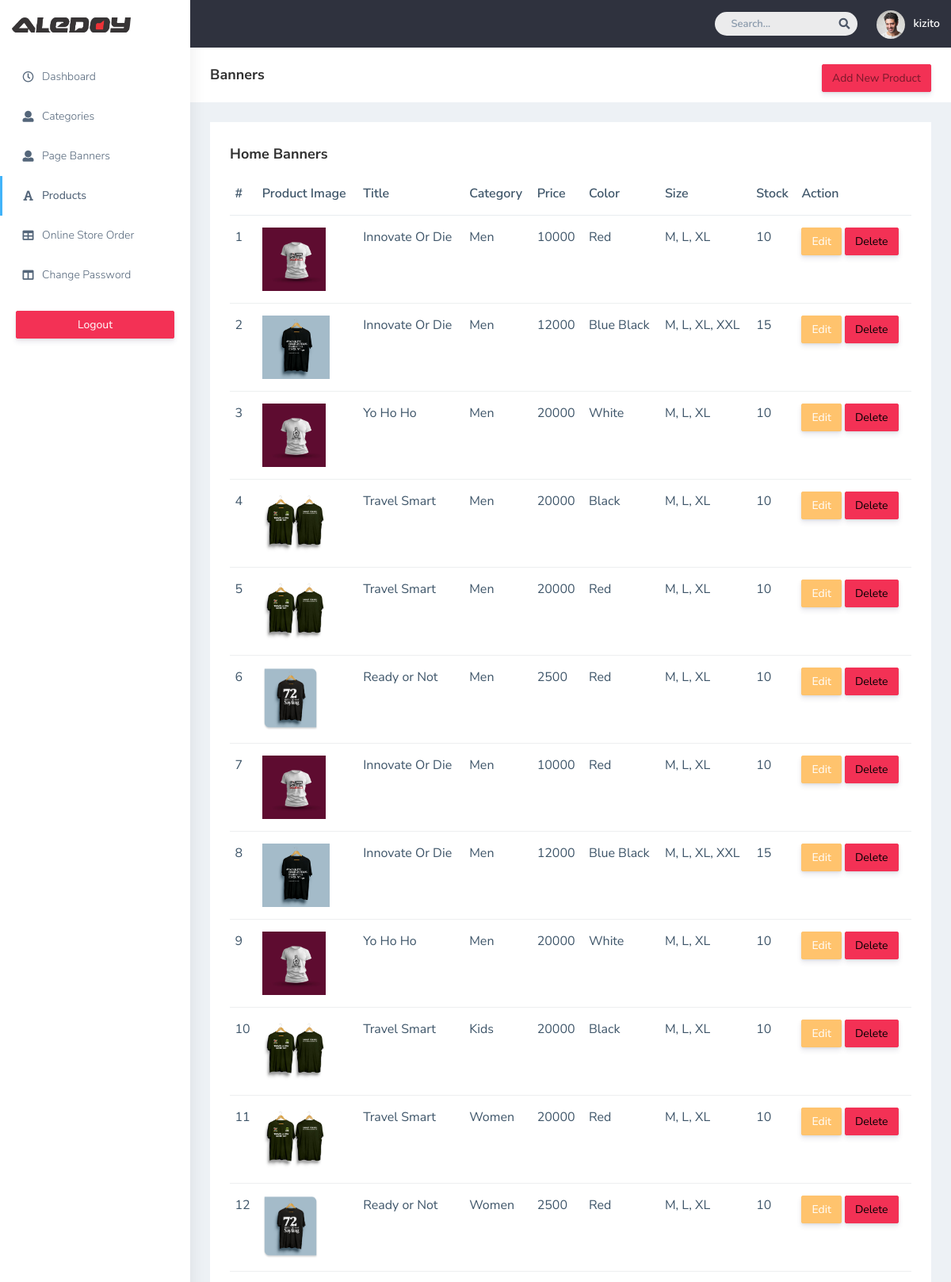
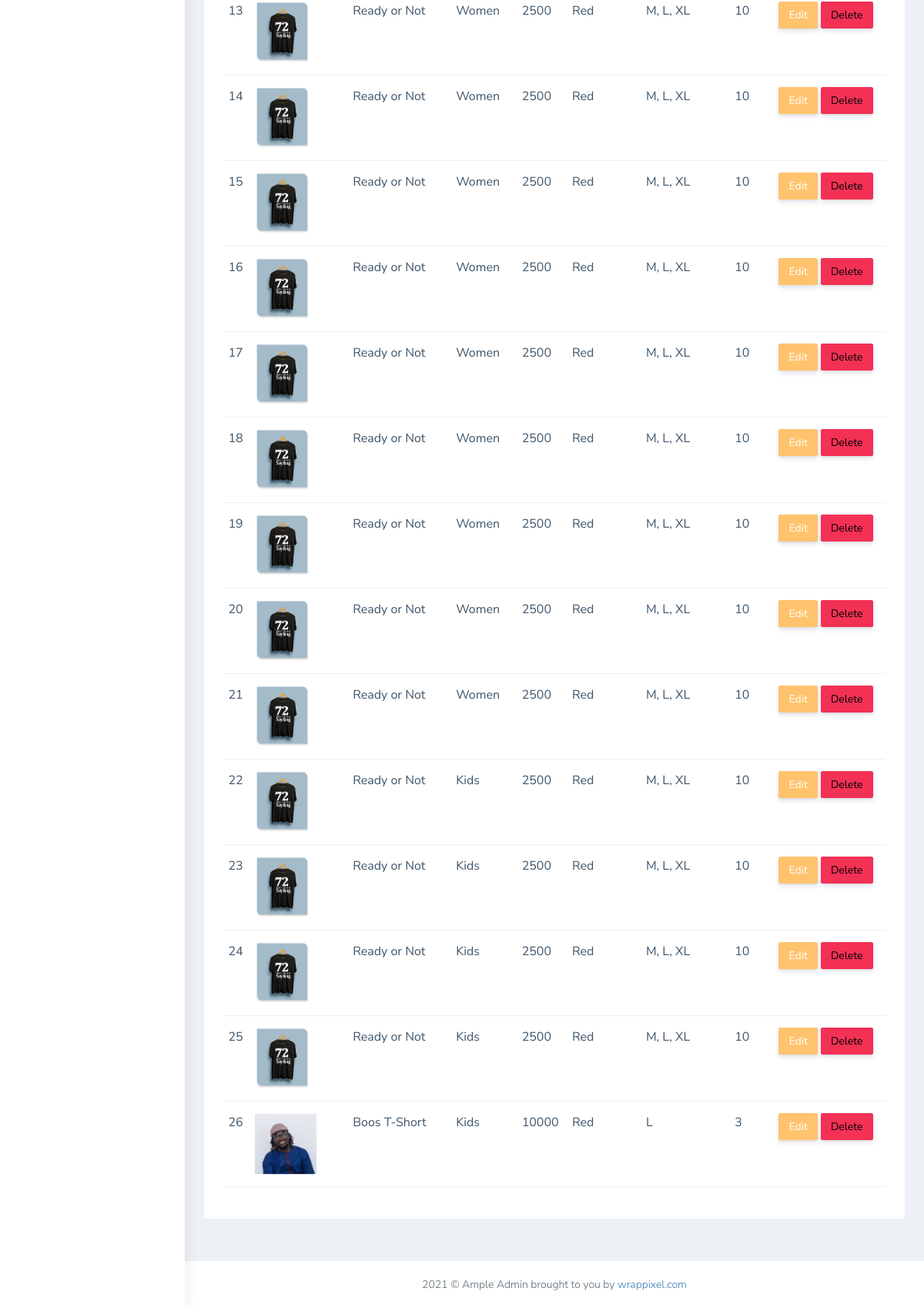
The app's page /admin/products.php (signed in) with its own data (2 pictures, top to bottom).
### tables this page shows
CREATE TABLE `products` (
  `id` int(6) UNSIGNED NOT NULL,
  `title` varchar(70) DEFAULT NULL,
  `cat_id` varchar(100) DEFAULT NULL,
  `price` varchar(40) DEFAULT NULL,
  `color` varchar(29) DEFAULT NULL,
  `size` varchar(50) DEFAULT NULL,
  `stock` varchar(20) DEFAULT NULL,
  `image_1` varchar(200) DEFAULT NULL,
  `image_2` varchar(200) DEFAULT NULL,
  `image_3` varchar(200) DEFAULT NULL,
  `image_4` varchar(200) DEFAULT NULL,
  `image_5` varchar(200) DEFAULT NULL
);

CREATE TABLE `categories` (
  `id` int(6) UNSIGNED NOT NULL,
  `cat_name` varchar(80) DEFAULT NULL
);

### admin/fns.php (called while the page is built, shortened)
<?php
    function get_category_name($cat_id)
    {
        global $conn;
        $query = "select * from categories where id = '$cat_id'";
        $result = mysqli_query($conn,$query);
        $row = mysqli_fetch_array($result);
        $cat_name = $row['cat_name'];
        return $cat_name;
    }
?>

### admin/products.php (the view, shortened to what this page needs)
<?php
include('connect.php');
require_once('fns.php');
?>
<!DOCTYPE html>
<html dir="ltr" lang="en">
<head>
   <link href="css/style.min.css" rel="stylesheet">
</head>
<body>
    <div id="main-wrapper" data-layout="vertical" data-navbarbg="skin5" data-sidebartype="full"
        data-sidebar-position="absolute" data-header-position="absolute" data-boxed-layout="full">
        <header class="topbar" data-navbarbg="skin5">
            <nav class="navbar top-navbar navbar-expand-md navbar-dark">
                <div class="navbar-header" data-logobg="skin6">
                    <a class="navbar-brand" href="dashboard.php">
                        <span class="logo-text">
                            <img src="plugins/images/Aledoy_Logo.png" style="width: 150px;" alt="homepage" />
                        </span>
                    </a>
                </div>
                <div class="navbar-collapse collapse" id="navbarSupportedContent" data-navbarbg="skin5">
                    <ul class="navbar-nav ms-auto d-flex align-items-center">
                        <li class=" in">
                            <form role="search" class="app-search d-none d-md-block me-3">
                                <input type="text" placeholder="Search..." class="form-control mt-0">
                                <a href="" class="active">
                                    <i class="fa fa-search"></i>
                                </a>
                            </form>
                        </li>
                        <li>
                            <a class="profile-pic" href="#">
                                <img src="plugins/images/users/varun.jpg" alt="user-img" width="36"
                                    class="img-circle"><span class="text-white font-medium"><?php echo $_SESSION['valid_user'] ?></span></a>
                        </li>
                    </ul>
                </div>
            </nav>
        </header>
        <aside class="left-sidebar" data-sidebarbg="skin6">
            <div class="scroll-sidebar">
                <?php include('sidenav.php'); ?>
            </div>
        </aside>
        <div class="page-wrapper">
            <div class="page-breadcrumb bg-white">
                <div class="row align-items-center">
                    <div class="col-lg-3 col-md-4 col-sm-4 col-xs-12">
                        <h4 class="page-title">Banners</h4>
                    </div>
                    <div class="col-lg-9 col-sm-8 col-md-8 col-xs-12">
                        <div class="d-md-flex">
                            <ol class="breadcrumb ms-auto">
                                <li><a href="add-product.php" class="fw-normal btn btn-danger">Add New Product</a></li>
                            </ol>
                        </div>
                    </div>
                </div>
            </div>
            <div class="container-fluid">
                <div class="row">
                    <div class="col-sm-12">
                        <div class="white-box">
                            <h3 class="box-title">Home Banners</h3>
                            <div class="table-responsive">
        <table class="table text-nowrap">
        <thead>
            <tr>
                <th class="border-top-0">#</th>
                <th class="border-top-0">Product Image </th>
                <th class="border-top-0">Title </th>
                <th class="border-top-0">Category </th>
                <th class="border-top-0">Price</th>
                <th class="border-top-0">Color </th>
                <th class="border-top-0">Size </th>
                <th class="border-top-0">Stock </th>
                <th class="border-top-0">Action</th>
            </tr>
        </thead>
        <tbody>
                                    <?php
                                        include('connect.php');
                                        $query = "select * from products";
                                        $result = mysqli_query($conn,$query);
                                        $num = mysqli_num_rows($result);
                                        for($i=0; $i<$num; $i++)
                                        {
                                            $row = mysqli_fetch_array($result);
                                            $y = $i+1;
                                    ?>
                                        <tr>
                                            <td><?php echo $y; ?></td>
                                            <td><img src="<?php echo $row['image_1']; ?>" style="height:80px;"></td>
                                            <td><?php echo $row['title']; ?></td>
                                            <td><?php echo get_category_name($row['cat_id']); ?></td>
                                            <td><?php echo $row['price']; ?></td>
                                            <td><?php echo $row['color']; ?></td>
                                            <td><?php echo $row['size']; ?></td>
                                            <td><?php echo $row['stock']; ?></td>
                                            <td><a href="edit_products.php?id=<?php echo $row['id']; ?>" class="btn btn-warning">Edit</a> <a href="delete_product.php?id=<?php echo $row['id']; ?>" class="btn btn-danger" onclick="return confirm('Are you sure you want to delete this?');">Delete</a> </td>
                                        </tr>
                                        <?php
                                        }
                                        ?>
                                    </tbody>
                                </table>
                            </div>
                        </div>
                    </div>
                </div>
            </div>
            <footer class="footer text-center"> 2021 © Ample Admin brought to you by <a
                    href="https://www.wrappixel.com/">wrappixel.com</a>
            </footer>
        </div>
    </div>
</body>
</html>

### admin/sidenav.php
<nav class="sidebar-nav">
                    <ul id="sidebarnav">
                        <li class="sidebar-item pt-2">
                            <a class="sidebar-link waves-effect waves-dark sidebar-link" href="dashboard.php"
                                aria-expanded="false">
                                <i class="far fa-clock" aria-hidden="true"></i>
                                <span class="hide-menu">Dashboard</span>
                            </a>
                        </li>
                        <li class="sidebar-item">
                            <a class="sidebar-link waves-effect waves-dark sidebar-link" href="categories.php"
                                aria-expanded="false">
                                <i class="fa fa-user" aria-hidden="true"></i>
                                <span class="hide-menu">Categories</span>
                            </a>
                        </li>
                        <li class="sidebar-item">
                            <a class="sidebar-link waves-effect waves-dark sidebar-link" href="banners.php"
                                aria-expanded="false">
                                <i class="fa fa-user" aria-hidden="true"></i>
                                <span class="hide-menu">Page Banners</span>
                            </a>
                        </li>
                        <li class="sidebar-item">
                            <a class="sidebar-link waves-effect waves-dark sidebar-link" href="products.php"
                                aria-expanded="false">
                                <i class="fa fa-font" aria-hidden="true"></i>
                                <span class="hide-menu">Products</span>
                            </a>
                        </li>
                        <li class="sidebar-item">
                            <a class="sidebar-link waves-effect waves-dark sidebar-link" href="order.php"
                                aria-expanded="false">
                                <i class="fa fa-table" aria-hidden="true"></i>
                                <span class="hide-menu">Online Store Order</span>
                            </a>
                        </li>
                        <li class="sidebar-item">
                            <a class="sidebar-link waves-effect waves-dark sidebar-link" href="change-password.php"
                                aria-expanded="false">
                                <i class="fa fa-columns" aria-hidden="true"></i>
                                <span class="hide-menu">Change Password</span>
                            </a>
                        </li>
                        <li class="text-center p-20 upgrade-btn">
                            <a href="logout.php"
                                class="btn d-grid btn-danger text-white" target="">
                                Logout</a>
                        </li>
                    </ul>
                </nav>

### records on screen
products: y "1", image_1 (picture), title "Innovate Or Die", cat.cat_name "Men", price "10000", color "Red", size "M, L, XL", stock "10"
products: y "2", image_1 (picture), title "Innovate Or Die", cat.cat_name "Men", price "12000", color "Blue Black", size "M, L, XL, XXL", stock "15"
products: y "3", image_1 (picture), title "Yo Ho Ho", cat.cat_name "Men", price "20000", color "White", size "M, L, XL", stock "10"
products: y "4", image_1 (picture), title "Travel Smart", cat.cat_name "Men", price "20000", color "Black", size "M, L, XL", stock "10"
products: y "5", image_1 (picture), title "Travel Smart", cat.cat_name "Men", price "20000", color "Red", size "M, L, XL", stock "10"
products: y "6", image_1 (picture), title "Ready or Not", cat.cat_name "Men", price "2500", color "Red", size "M, L, XL", stock "10"
products: y "7", image_1 (picture), title "Innovate Or Die", cat.cat_name "Men", price "10000", color "Red", size "M, L, XL", stock "10"
products: y "8", image_1 (picture), title "Innovate Or Die", cat.cat_name "Men", price "12000", color "Blue Black", size "M, L, XL, XXL", stock "15"
products: y "9", image_1 (picture), title "Yo Ho Ho", cat.cat_name "Men", price "20000", color "White", size "M, L, XL", stock "10"
products: y "10", image_1 (picture), title "Travel Smart", cat.cat_name "Kids", price "20000", color "Black", size "M, L, XL", stock "10"
products: y "11", image_1 (picture), title "Travel Smart", cat.cat_name "Women", price "20000", color "Red", size "M, L, XL", stock "10"
products: y "12", image_1 (picture), title "Ready or Not", cat.cat_name "Women", price "2500", color "Red", size "M, L, XL", stock "10"
products: y "13", image_1 (picture), title "Ready or Not", cat.cat_name "Women", price "2500", color "Red", size "M, L, XL", stock "10"
products: y "14", image_1 (picture), title "Ready or Not", cat.cat_name "Women", price "2500", color "Red", size "M, L, XL", stock "10"
products: y "15", image_1 (picture), title "Ready or Not", cat.cat_name "Women", price "2500", color "Red", size "M, L, XL", stock "10"
products: y "16", image_1 (picture), title "Ready or Not", cat.cat_name "Women", price "2500", color "Red", size "M, L, XL", stock "10"
products: y "17", image_1 (picture), title "Ready or Not", cat.cat_name "Women", price "2500", color "Red", size "M, L, XL", stock "10"
products: y "18", image_1 (picture), title "Ready or Not", cat.cat_name "Women", price "2500", color "Red", size "M, L, XL", stock "10"
products: y "19", image_1 (picture), title "Ready or Not", cat.cat_name "Women", price "2500", color "Red", size "M, L, XL", stock "10"
products: y "20", image_1 (picture), title "Ready or Not", cat.cat_name "Women", price "2500", color "Red", size "M, L, XL", stock "10"
products: y "21", image_1 (picture), title "Ready or Not", cat.cat_name "Women", price "2500", color "Red", size "M, L, XL", stock "10"
products: y "22", image_1 (picture), title "Ready or Not", cat.cat_name "Kids", price "2500", color "Red", size "M, L, XL", stock "10"
products: y "23", image_1 (picture), title "Ready or Not", cat.cat_name "Kids", price "2500", color "Red", size "M, L, XL", stock "10"
products: y "24", image_1 (picture), title "Ready or Not", cat.cat_name "Kids", price "2500", color "Red", size "M, L, XL", stock "10"
products: y "25", image_1 (picture), title "Ready or Not", cat.cat_name "Kids", price "2500", color "Red", size "M, L, XL", stock "10"
products: y "26", image_1 (picture), title "Boos T-Short", cat.cat_name "Kids", price "10000", color "Red", size "L", stock "3"

### other values on screen
$_SESSION['valid_user'] "kizito"
